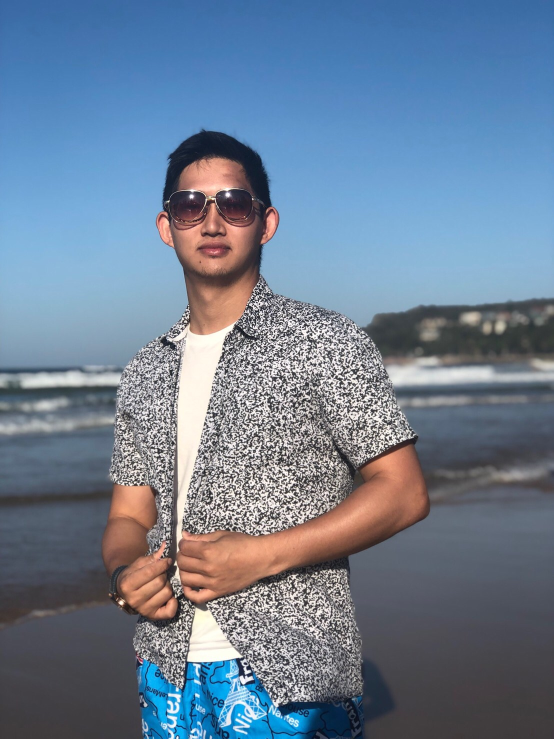
#> input picture Module1 CV Basic Technical/AUS.JPG, 1108 x 1478 px (shown at 1/2 size)
$ python 1-4_5_David_crop.py --image ../AUS.JPG
#> lines starting #> are read from the running program, lines starting #| are printed output that depends on the picture

# python 1_4_5_David_crop.py --image "../../../../Dataset/data/MEL.JPG"

import cv2
import argparse

    # 1 construct the argument parser and parse the arguments
ap = argparse.ArgumentParser()
ap.add_argument("-i", "--image", required=True, help="Path to the image")
args = vars(ap.parse_args())

    # 1.1 load the image and show it
image = cv2.imread(args["image"])
#> image is the input picture: shape (1478, 1108, 3); mean B, G, R 147.6, 126.6, 109.1
image = cv2.resize(image,(450,600), interpolation=cv2.INTER_CUBIC)
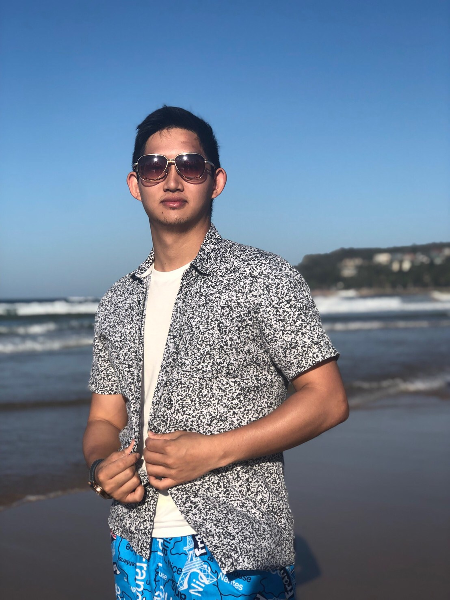
#> image: shape (600, 450, 3); mean B, G, R 147.6, 126.6, 109
cv2.imshow("man", image)

    # 1.2 body
body = image[130:600,120:340]
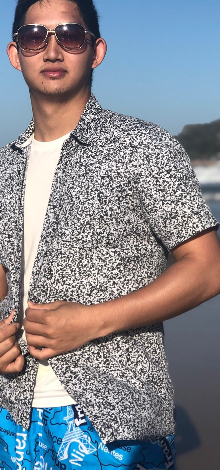
#> body: shape (470, 220, 3); mean B, G, R 144.6, 137.1, 134.6
cv2.imshow("body",body)
cv2.imwrite("../../../data/imwrite/chp1_4_5/David_MEL_body.jpg", body)


    # 1.3 face
face = image[130:220,120:200]
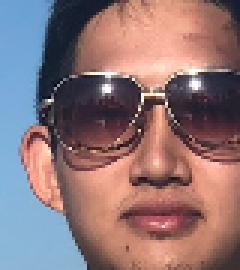
#> face: shape (90, 80, 3) (shown 3 times larger); mean B, G, R 118.8, 116.4, 142.5
cv2.imshow("face",face)
cv2.waitKey(0)
cv2.imwrite("../../../data/imwrite/chp1_4_5/David_MEL_face.jpg", face)
